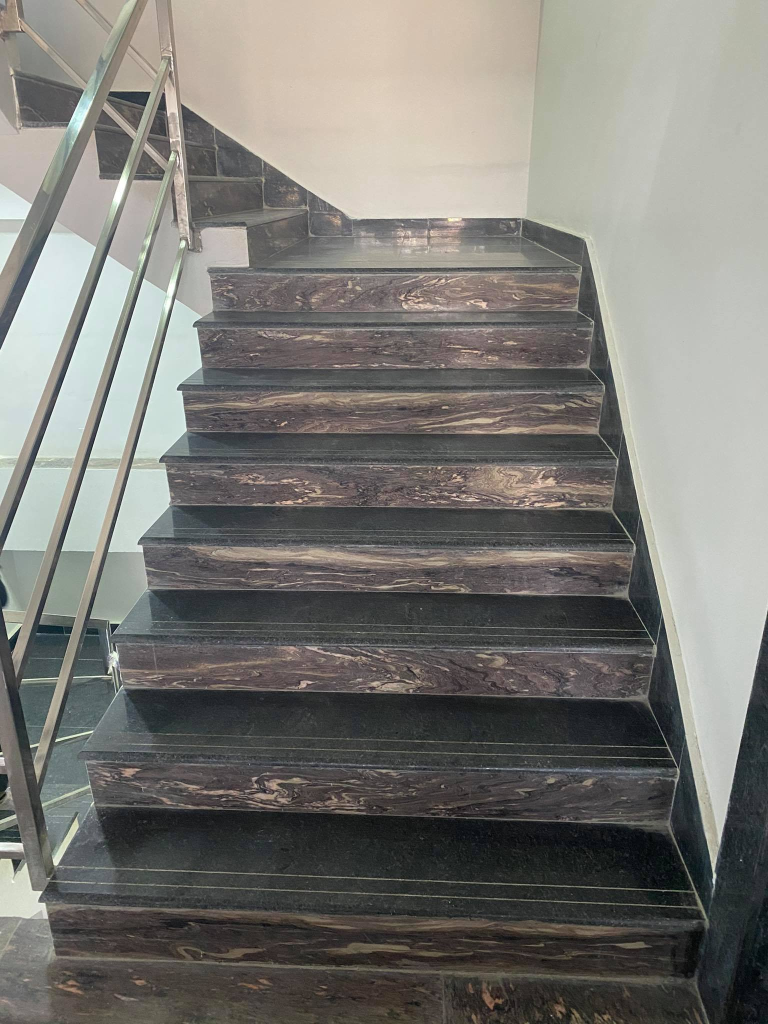
#> input picture Stairs Steps detection/5.jpg, 1536 x 2048 px (shown at 1/2 size)
$ python Final_Of_stairs_detection.py
#> lines starting #> are read from the running program, lines starting #| are printed output that depends on the picture; after the words box and inside, x2 and y2 are one past the last pixel; in counts of white or black regions, pixels touching at a corner belong together
import cv2
import math
import numpy as np
from matplotlib import pyplot as plt
from matplotlib import image as image

img = image.imread('5.jpg')
#> img is the input picture: shape (2048, 1536, 3); mean R, G, B 121.6, 120.3, 115.7
img = cv2.cvtColor(img,cv2.COLOR_BGR2RGB)

print(img.shape)
#| (2048, 1536, 3)

# To find out the region of interest vertices.
height = img.shape[0]
width = img.shape[1]
region_of_interest_vertices = [(0,height),(width/2,0),(width,height)]

# Function to crop the image to get region of interest.
def region_of_interest (img, vertices):
    mask = np.zeros_like(img)
    match_mask_color = 255
    cv2.fillPoly(mask,vertices,match_mask_color)
    masked_image = cv2.bitwise_and(img, mask)
    return masked_image


# Copy edges to the images that will display the results in BGR
cdst = cv2.cvtColor(img, cv2.COLOR_RGB2GRAY)


# Canny Edge Detection:
Threshold1 = 100
Threshold2 = 330
apertureSize = 3
canny = cv2.Canny(cdst, Threshold1, Threshold2,apertureSize,None)
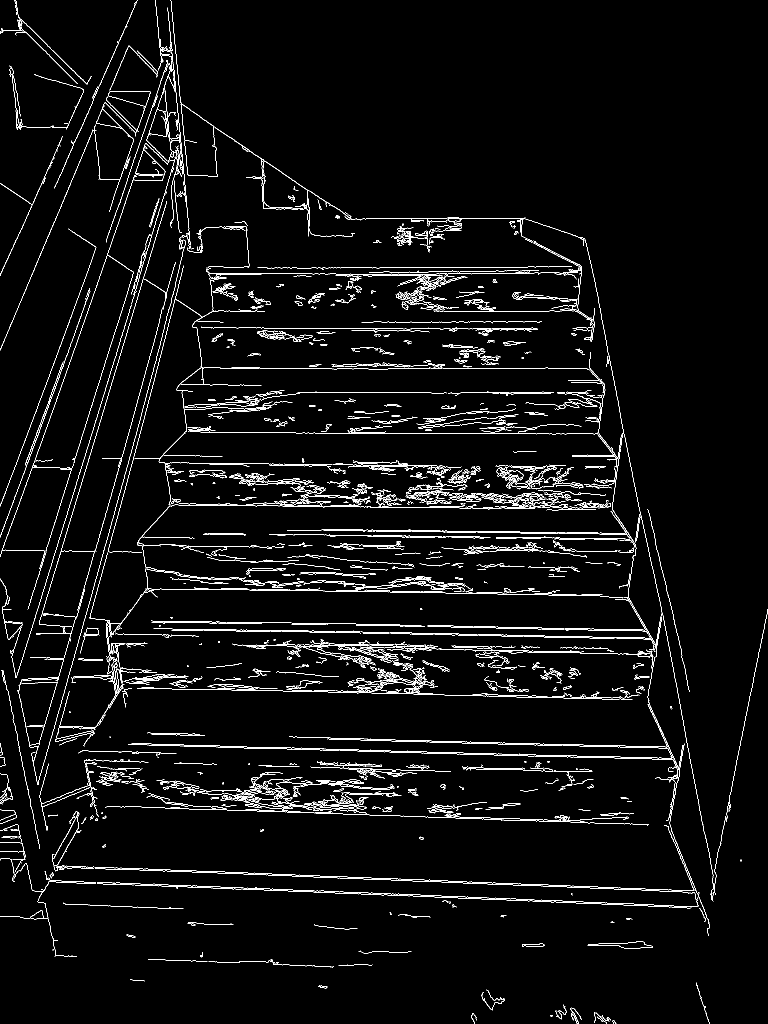
#> canny: shape (2048, 1536) (shown at 1/2 size); 3.6% white in thin lines or dots

cdst1 = cv2.cvtColor(canny, cv2.COLOR_GRAY2BGR)
#> cdst1: shape (2048, 1536, 3); 3.6% white in thin lines or dots

# This is the region of interest cropped Image
cropped_image = region_of_interest(canny,np.array([region_of_interest_vertices],np.int32))
#> in region_of_interest, `cv2.fillPoly(mask,vertices,match_mask_color)`:
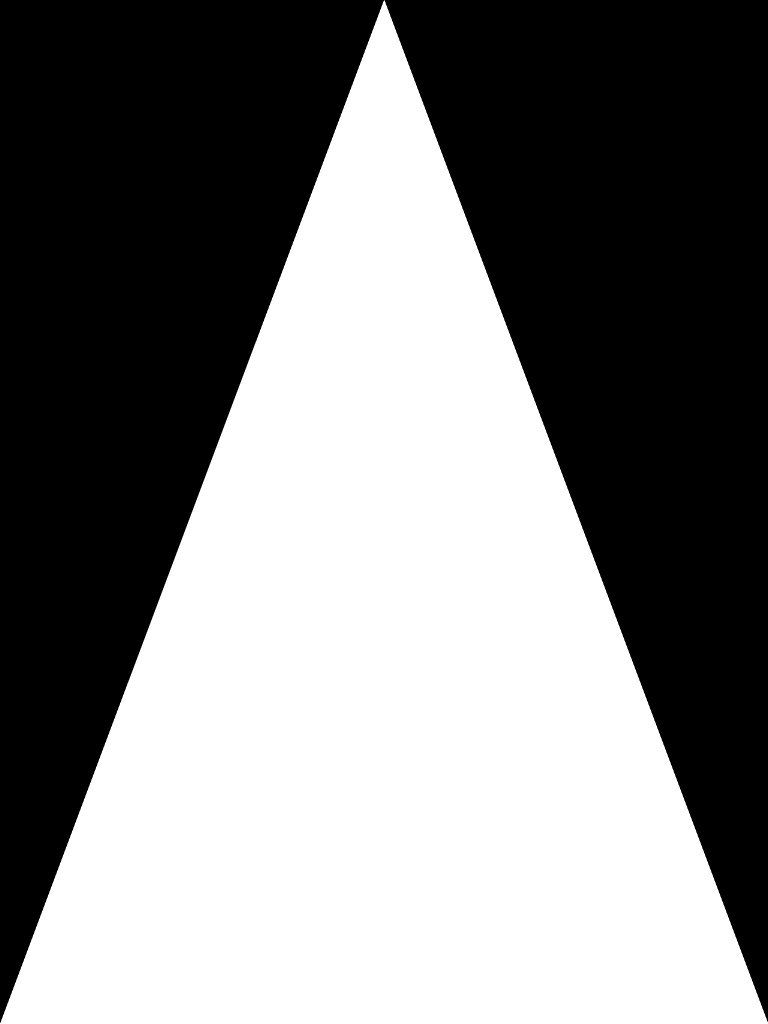
#> mask: shape (2048, 1536) (shown at 1/2 size); 50.1% white; 2 black regions, box (x1, y1, x2, y2) and area: (0, 0, 768, 2046) 786432, (769, 0, 1536, 2044) 784641

# Houghline() detection
def draw_line(img,lines):
    img = np.copy(img)
    blank_image = np.zeros((img.shape[0],img.shape[1],3),dtype = np.uint8)

    if lines is not None:
        for i in range(0, len(lines)):
            # rho,theta = lines[0]
            rho = lines[i][0][0]
            theta = lines[i][0][1]
            a = math.cos(theta)  # Polar coordinates to cartesian coordinate
            b = math.sin(theta)
            x0 = a * rho
            y0 = b * rho
            pt1 = (int(x0 + 1000 * (-b)), int(y0 + 1000 * (a)))
            pt2 = (int(x0 - 1000 * (-b)), int(y0 - 1000 * (a)))
            a = a + 1
            cv2.line(blank_image, pt1, pt2, (255, 0, 0), 1, cv2.LINE_AA)

    img = cv2.addWeighted(img, 0.8, blank_image, 1,0.0)
    print(len(lines))
    return img


lines = cv2.HoughLines(cropped_image, 1, np.pi/180, 100, None, 0, 0)


# HoughlineP() detection
# [11 lines left out: function draw_lineP, not called in this run]


linesP = cv2.HoughLinesP(cropped_image,rho= 1,theta= np.pi / 180,threshold= 200,lines=np.array([]),minLineLength = 100, maxLineGap = 100)
#> linesP = 57 rows, first 6: [181, 1610, 1341, 1651], [476, 1179, 1199, 1191], [117, 1734, 943, 1763], [387, 1260, 1246, 1275], [321, 1244, 1131, 1258], [305, 1242, 655, 1248]

# If you are using Houghline() method then run this and comment other.
image_with_line = draw_line(img,lines)
#> the loop in draw_line, `for i in range(0, len(lines)):` made 4650 passes
#> (rho, theta, a, b, x0, y0, pt1, pt2) on passes 1 to 3: (1603, 1.61, 0.965, 0.999, -55.94, 1602, (-1055, 1567), (943, 1636)), (1170, 1.59, 0.983, 1, -20.42, 1169.8, (-1020, 1152), (979, 1187)), (1253, 1.59, 0.983, 1, -21.87, 1252.8, (-1021, 1235), (977, 1270))
#> after the loop in draw_line, `for i in range(0, len(lines)):`:
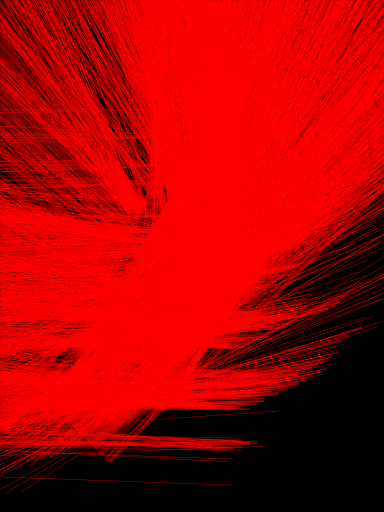
#> blank_image: shape (2048, 1536, 3) (shown at 1/4 size); mean of channels 0, 1, 2 168.8, 0, 0; drawn as R, G, B
#> in draw_line, `img = cv2.addWeighted(img, 0.8, blank_image, 1,0.0)`:
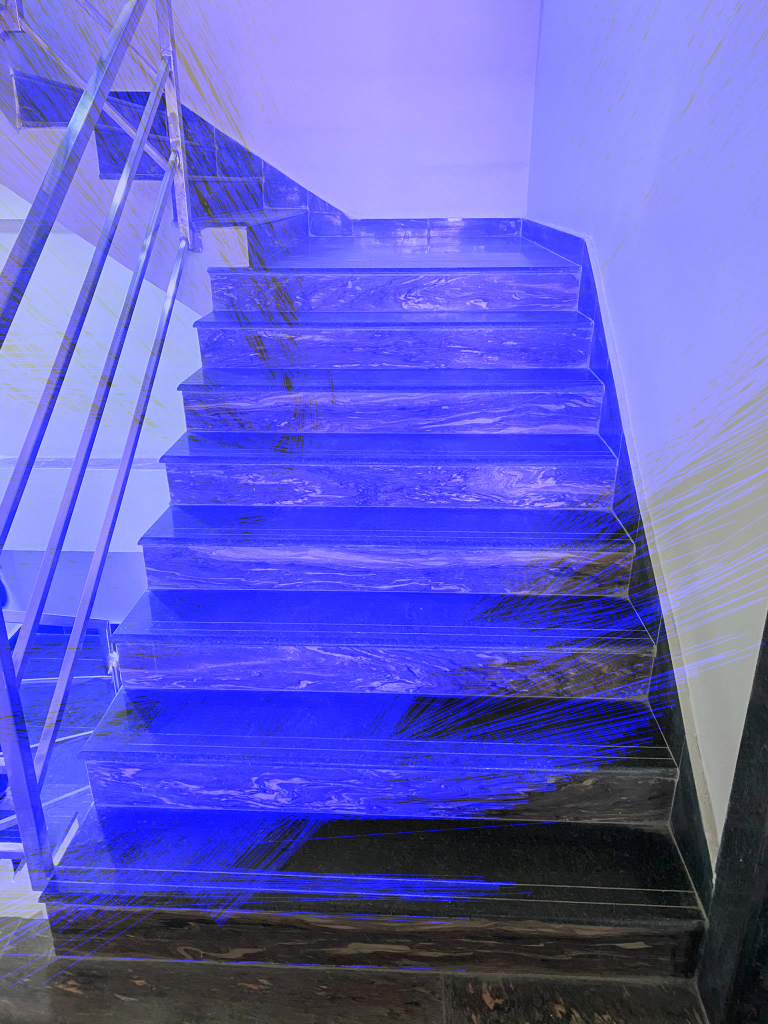
#> img: shape (2048, 1536, 3) (shown at 1/2 size); mean B, G, R 200, 96.3, 97.3
#| 4650
plt.imshow(image_with_line)

# OR if using HoughlineP() method then run this and comment other.
# image_with_lineP = draw_lineP(img,linesP)
# plt.imshow(image_with_lineP)

plt.show()

$ run again, with Stairs Steps detection/0.jpg copied over Stairs Steps detection/5.jpg
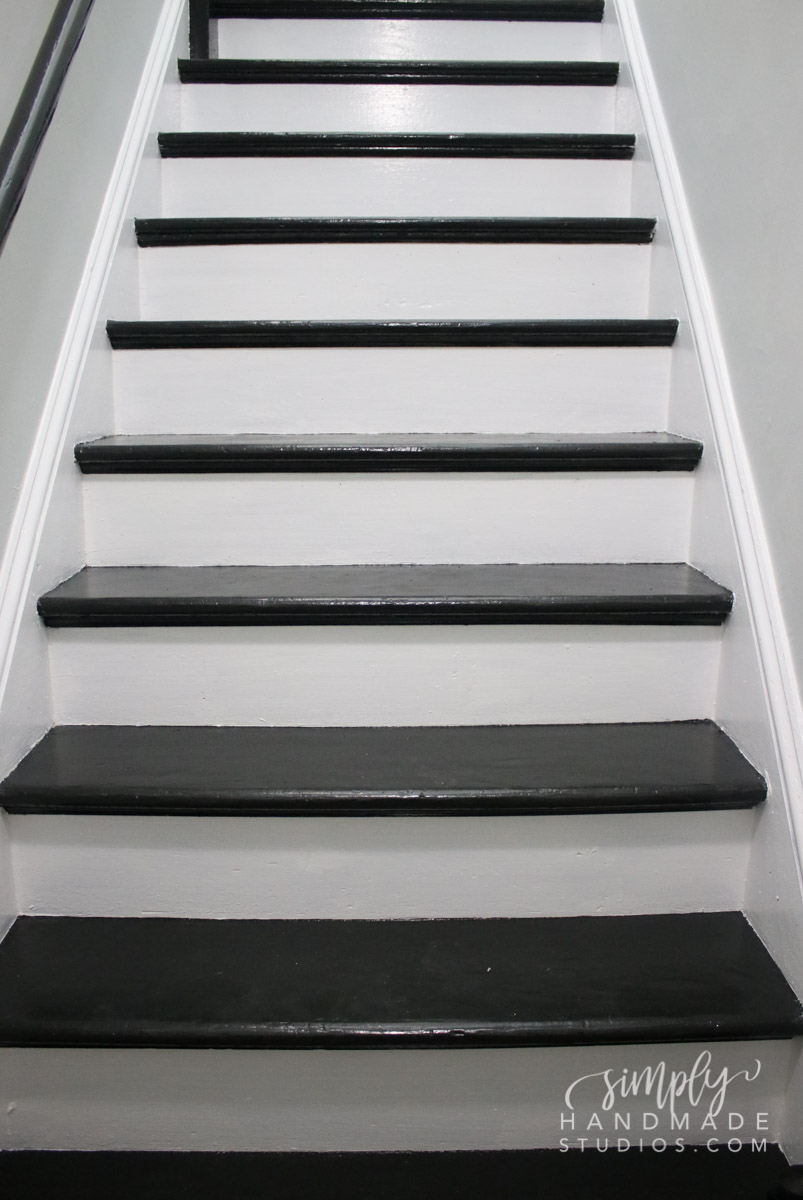
#> input picture Stairs Steps detection/0.jpg, 803 x 1200 px
#> img is the input picture: shape (1200, 803, 3); mean R, G, B 135.2, 135.1, 134.9
#| (1200, 803, 3)
#> `canny = cv2.Canny(cdst, Threshold1, Threshold2,apertureSize,None)`:
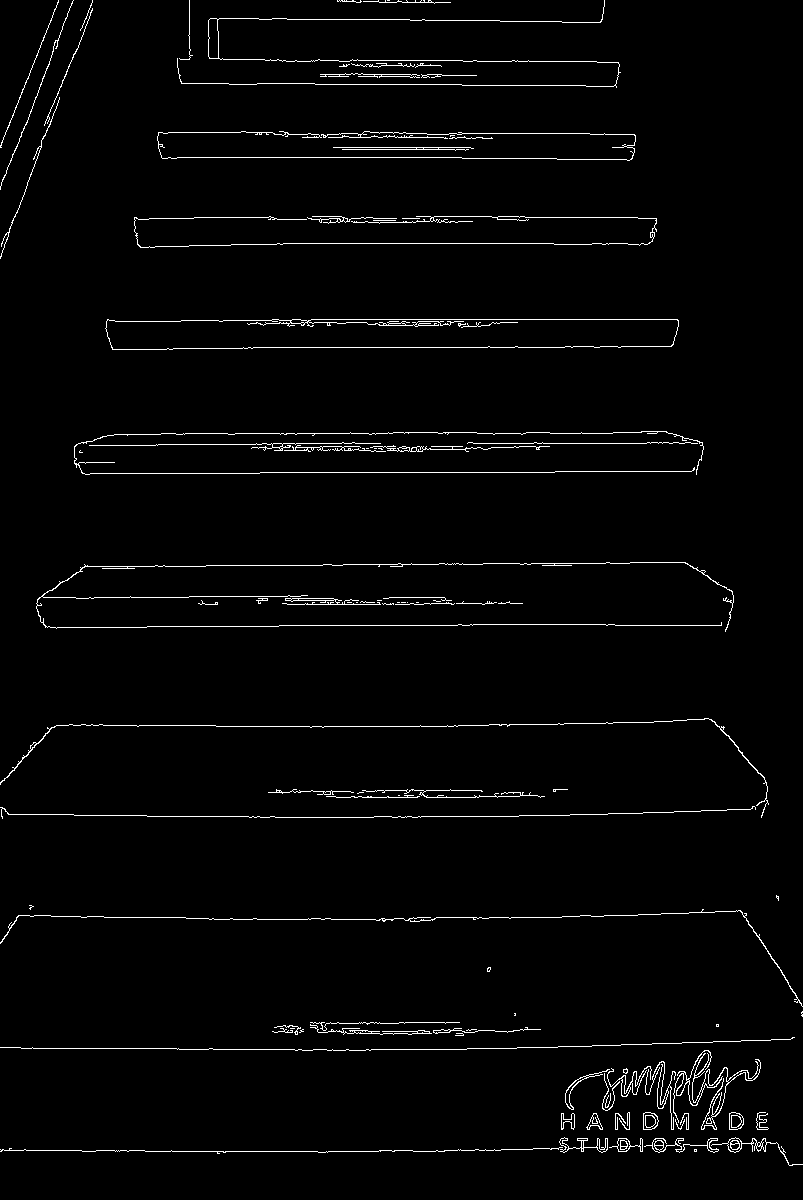
#> canny: shape (1200, 803); 2.2% white in thin lines or dots
#> cdst1: shape (1200, 803, 3); 2.2% white in thin lines or dots
#> mask: shape (1200, 803); 50.1% white; 2 black regions, box (x1, y1, x2, y2) and area: (0, 0, 401, 1198) 240600, (402, 0, 803, 1196) 240199
#> masked_image: shape (1200, 803); 1.3% white in thin lines or dots
#> lines = 47 rows, first 8: [1151, 1.57], [472, 1.57], [816, 1.57], [726, 1.57], [1157, 1.55], [1049, 1.57], [347, 1.57], [733, 1.55]
#> linesP = [[82, 1151, 444, 1151], [260, 472, 554, 472], [216, 726, 507, 726], [147, 816, 518, 816], [177, 1049, 466, 1049], [16, 1150, 171, 1150], [285, 347, 514, 347], [413, 917, 561, 917], [294, 319, 508, 319]]
#> the loop in draw_line, `for i in range(0, len(lines)):` made 47 passes
#> (rho, theta, a, b, x0, y0, pt1, pt2) on passes 1 to 7: (1151, 1.57, 1, 1, -5.03e-05, 1151, (-1000, 1150), (999, 1151)), (472, 1.57, 1, 1, -2.06e-05, 472, (-1000, 471), (999, 472)), (816, 1.57, 1, 1, -3.57e-05, 816, (-1000, 815), (999, 816)), (726, 1.57, 1, 1, -3.17e-05, 726, (-1000, 725), (999, 726)), (1157, 1.55, 1.02, 1, 20.19, 1156.8, (-979, 1174), (1020, 1139)), (1049, 1.57, 1, 1, -4.59e-05, 1049, (-1000, 1048), (999, 1049)), (347, 1.57, 1, 1, -1.52e-05, 347, (-1000, 346), (999, 347))
#> in draw_line, `img = cv2.addWeighted(img, 0.8, blank_image, 1,0.0)`:
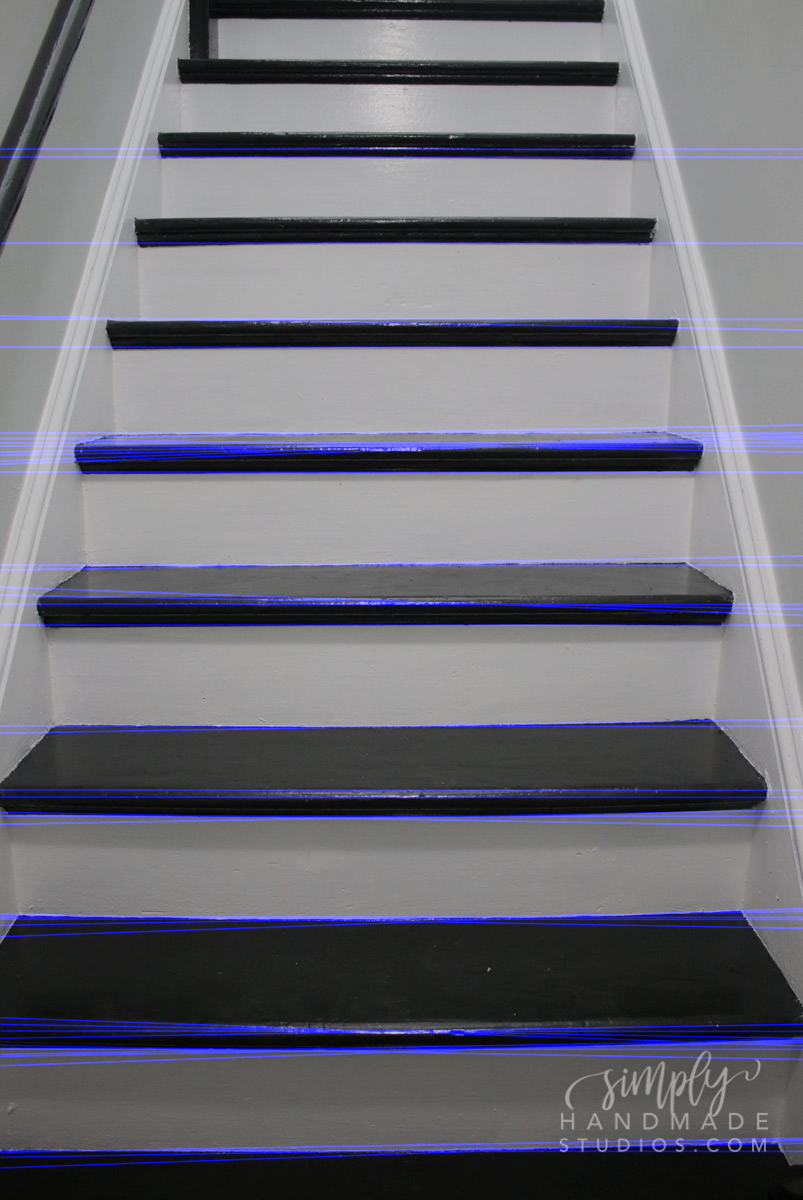
#> img: shape (1200, 803, 3); mean B, G, R 118.4, 108.1, 108.2
#| 47
